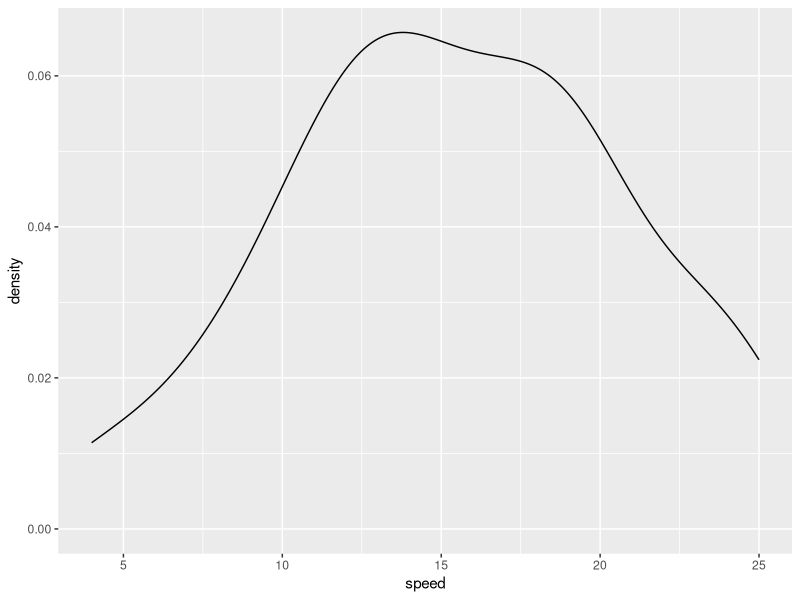
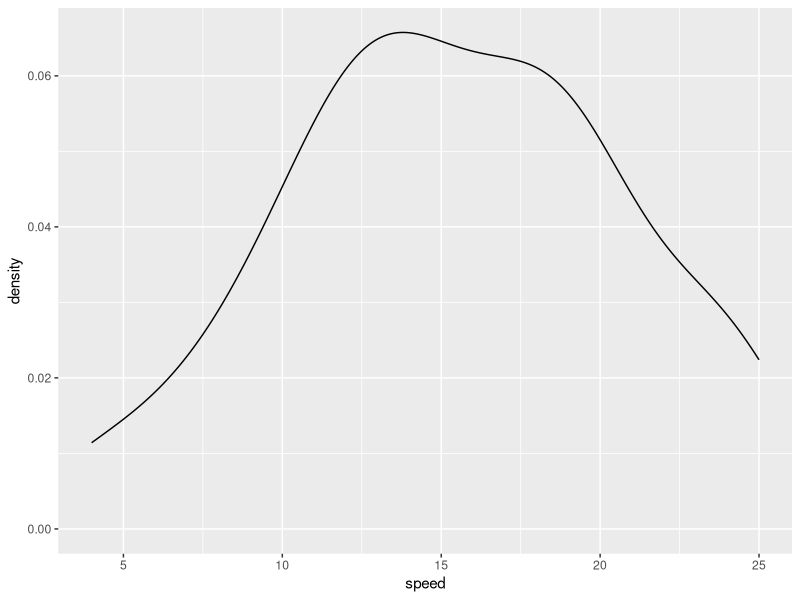
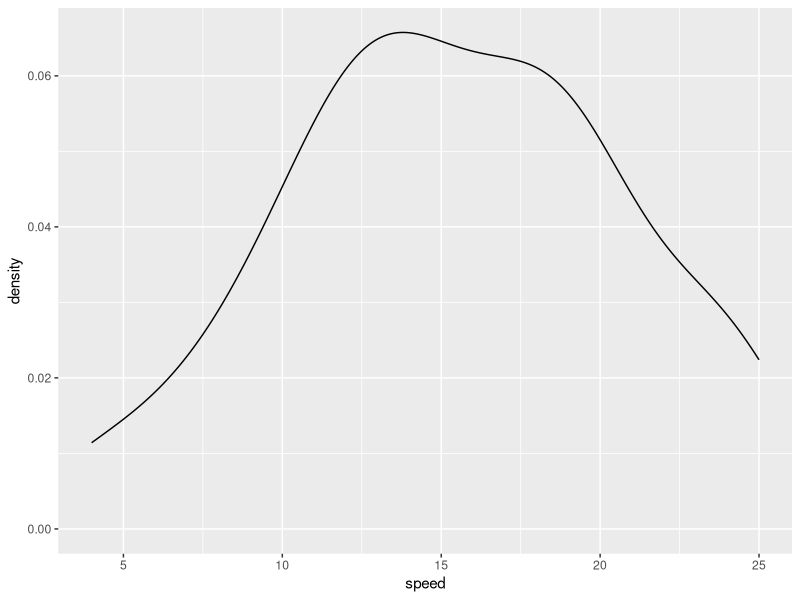

The R source for these figures, in order: (Note: this script raises an error after producing the figures.)
## ---- chunk 1
knitr::opts_chunk$set(echo = TRUE)
## ---- chunk 2
library(ggplot2, quietly = TRUE)
svg(filename="myPlot.svg", width = 3, height=3, pointsize = 8)
ggplot(cars, aes(x=speed)) + geom_density()
dev.off()
## ---- chunk 3
pdf(file = "test.pdf", width=3, height=3)
ggplot(cars, aes(x=speed)) + geom_density()
dev.off()
png(filename = "test.png", width=3, height=3, units = "in",res = 100)
ggplot(cars, aes(x=speed)) + geom_density()
dev.off()
## ---- chunk 4
knitr::include_graphics("test.png")
## ---- chunk 5
se <- function(x) sqrt(var(x)/length(x))
meanDist <- aggregate(dist ~ speed, data=cars, FUN=mean)
seDist <- aggregate(dist ~ speed, data=cars, FUN=se)
meanDist$se <- seDist[,2]
## ---- chunk 6
ggplot(meanDist, aes(x=speed, y=dist)) + geom_bar(stat="identity") +
  geom_errorbar(aes(ymin=dist - se, ymax=dist+se))
## ---- chunk 7
seDist[1:10,]
## ---- chunk 8
ggplot(chickwts, aes(x=feed, y=weight)) + geom_boxplot()
## ---- chunk 9
library(knitr, quietly = TRUE)
meanChickWeight <- aggregate(weight ~ feed, data=chickwts, FUN=mean)
kable(meanChickWeight, format = "markdown")
## ---- chunk 10
feedOrder <- meanChickWeight$feed[order(meanChickWeight$weight)]
feedOrder
as.character(feedOrder)
## ---- chunk 11
chickwts$feed <- factor(chickwts$feed, levels = as.character(feedOrder))
ggplot(chickwts, aes(x=feed, y=weight)) + geom_boxplot()
## ---- chunk 12
ggplot(chickwts, aes(x=feed, y=weight)) + geom_boxplot() + 
  scale_y_continuous("Chick Weight") + scale_x_discrete("Feed Type")
## ---- chunk 13
ggplot(chickwts, aes(x=feed, y=weight)) + geom_boxplot() + 
  scale_y_continuous("Chick Weight", limits=c(0,500)) +
  scale_x_discrete("Feed Type")
## ---- chunk 14
ggplot(chickwts, aes(x=feed, y=weight)) + geom_boxplot() + 
  scale_y_log10("Chick Weight", limits=c(10,500)) +
  scale_x_discrete("Feed Type")
## ---- chunk 15
ggplot(chickwts, aes(x=weight, fill=feed)) + geom_density(alpha=0.5) + 
  scale_x_continuous("Chick Weight", limits=c(0,500))
## ---- chunk 16
ggplot(chickwts, aes(x=weight, fill=feed)) + geom_density(alpha=0.5) + 
  scale_x_continuous("Chick Weight", limits=c(0,500)) +
  scale_fill_manual("Feed Type",values = c("red","orange","yellow","green","blue","violet"))
## ---- chunk 17
ggplot(chickwts, aes(x=weight, fill=feed)) + geom_density(alpha=0.5) + 
  scale_x_continuous("Chick Weight", limits=c(0,500)) +
  scale_fill_brewer("Feed Type")
## ---- chunk 18
ggplot(chickwts, aes(x=weight, fill=feed)) + geom_density(alpha=0.5) + 
  scale_x_continuous("Chick Weight", limits=c(0,500)) +
  scale_fill_grey("Feed Type")
## ---- chunk 19
ggplot(chickwts, aes(x=weight, fill=feed)) + geom_density(alpha=0.5) + 
  scale_x_continuous("Chick Weight", limits=c(0,500)) +
  scale_fill_discrete("Feed Type") + theme_bw()
## ---- chunk 20
ggplot(chickwts, aes(x=weight, fill=feed)) + geom_density(alpha=0.5) + 
  scale_x_continuous("Chick Weight", limits=c(0,500)) +
  scale_fill_discrete("Feed Type") + theme_minimal()
## ---- chunk 21
knitr::include_graphics("script.png")
